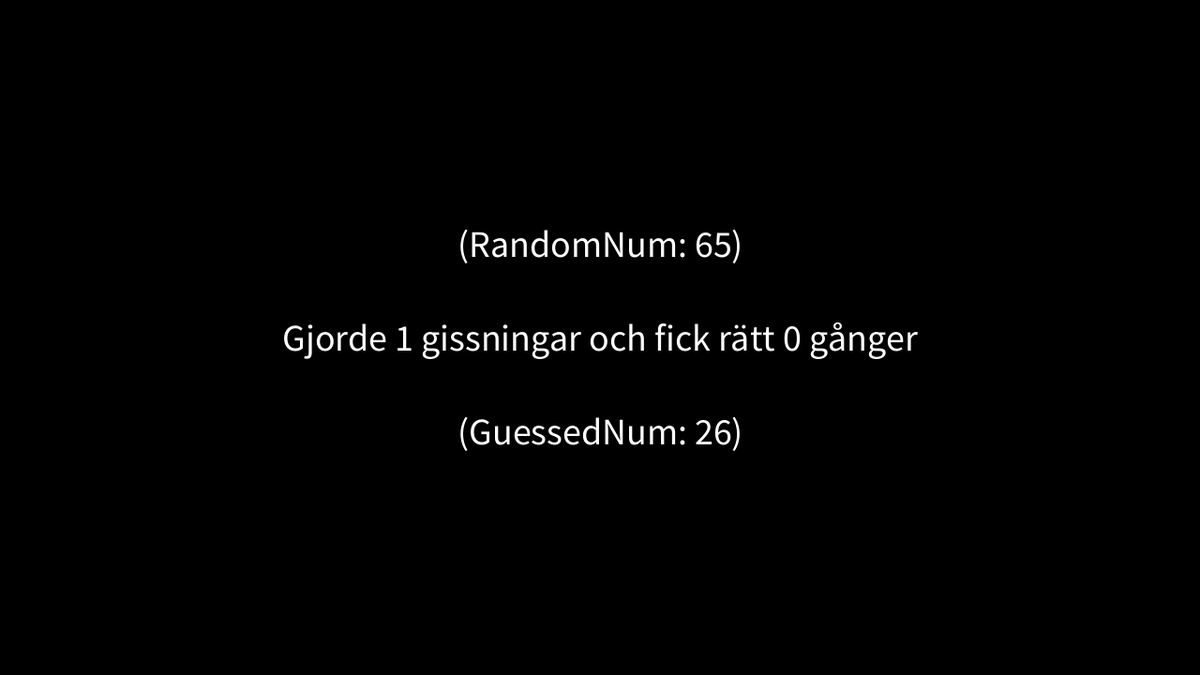
Frame 1 (no input)
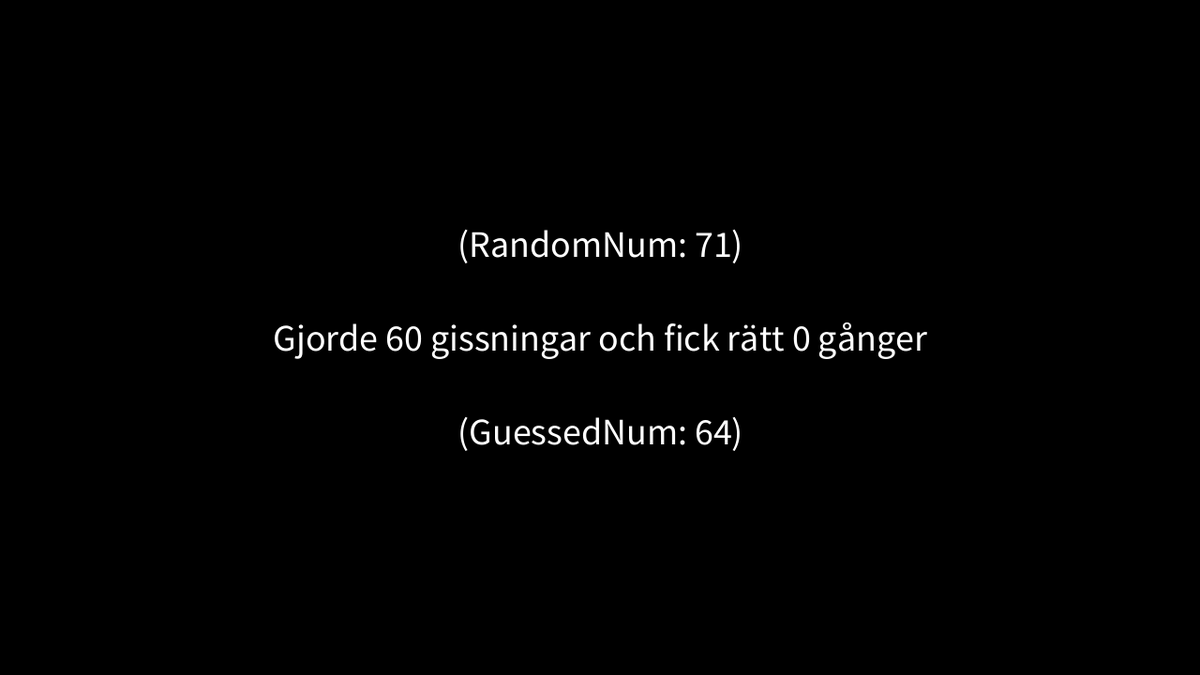
Frame 60 (the mouse pressed at the canvas centre just before this capture)
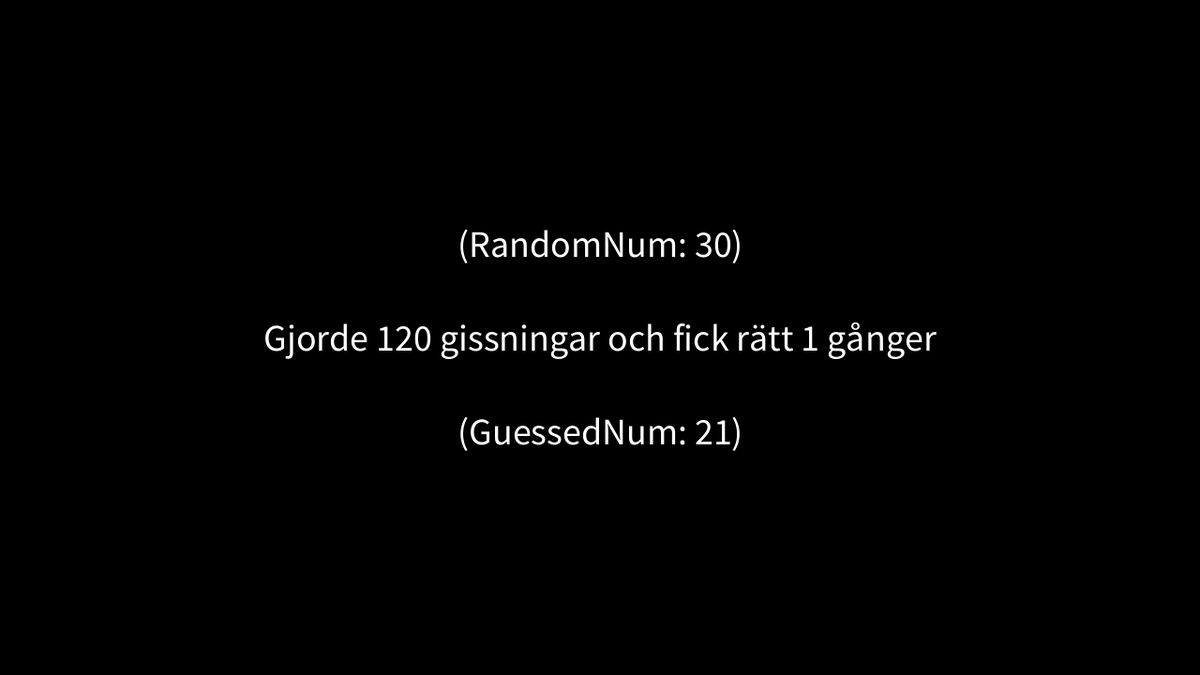
Frame 120 (the mouse held since frame 60 and released just before this capture)

The Processing sketch that drew these frames (run headless with seeded random() and noise(); from frame 60 on, the mouse is pressed at the canvas centre):

// Processing sketch: operatorer2_botEdition
// ── operatorer2_botEdition.pde
int randNum, guessedNum, guessAmount, correctAmount;

void setup() {
  size(1280, 720);
  background(0);
  textAlign(CENTER, CENTER);
  textSize(40);

  guessAmount = 0;
  correctAmount = 0;
}

void draw(){
  background(0);
    randNum = int(random(1, 101));
    guessedNum = int(random(1, 101));

    if (guessedNum == randNum) {
      correctAmount++;
    }
    guessAmount++;
    text("(RandomNum: " + randNum + ")", width/2, height/2 - 100);
    text("(GuessedNum: " + guessedNum + ")", width/2, height/2 + 100);
    text("Gjorde " + guessAmount + " gissningar och fick rätt " + correctAmount + " gånger", width/2, height/2);
    delay(250);
}
